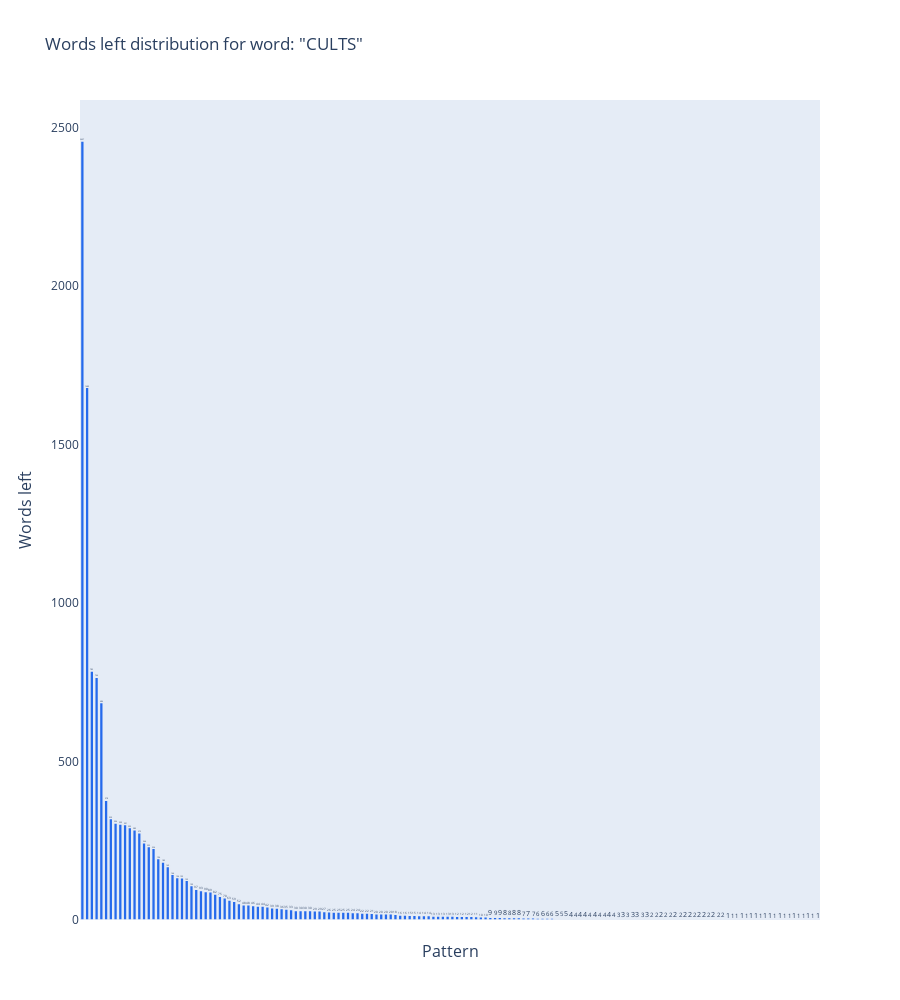

The code cell stored with this chart in its notebook:
### Code cell
word = "cults"
patterns = compute_patterns()
possible_words = get_word_list(all=True)

# array mapping the number of words left for each pattern related to a given word
words_left = []

for pattern in patterns:
    count, words = count_words_left_from_pattern(word, pattern, possible_words)
    if count > 0:
        words_left.append({
            'pattern': pattern_to_chart_label_string(pattern), 'value': count, 'words': words })

# building pandas like data frame sorted by value compatible with plotly express bar
df = pd.DataFrame(
    data=words_left,
    columns=['pattern', 'value', 'words']
).sort_values(
    by='value',
    ascending=False
)

# figure manipulation
fig = px.bar(
    data_frame=df,
    x='pattern',
    y='value',
    title=f'Words left distribution for word: "{word.upper()}"',
    height=1000,
    text='value',
    hover_data=['pattern', 'value'],
)

fig.update_xaxes(
    tickangle=45,
    tickfont=dict(size=10),
    title_text="Pattern",
    title_font={"size": 16},
    title_standoff=25,
    showticklabels=False
)

fig.update_yaxes(
    title_text="Words left",
    title_font={"size": 16},
    showgrid=False,
    zeroline=False
)

fig.update_layout(
    hovermode="x",
    hoverlabel=dict(
        bgcolor="white",
    ),
    autosize=True
)

fig.update_traces(
    marker_color='rgb(37,106,236)',
    marker_line_width=1.5,
)

fig.show()

### Figure 1 — Plotly figure (JSON) as saved in the notebook; plotly's stock layout.template omitted (floating-point values rounded to 4 significant figures; data arrays with more than 128 entries replaced by an {"elided": "..."} marker saying what was removed)
{"data": [{"alignmentgroup": "True", "hovertemplate": "pattern=%{x}<br>value=%{text}<extra></extra>", "legendgroup": "", "marker": {"color": "rgb(37,106,236)", "line": {"width": 1.5}, "pattern": {"shape": ""}}, "name": "", "offsetgroup": "", "orientation": "v", "showlegend": false, "text": {"elided": "156 int values"}, "textposition": "auto", "type": "bar", "x": {"elided": "156 str values"}, "xaxis": "x", "y": {"elided": "156 int values"}, "yaxis": "y"}], "layout": {"autosize": true, "barmode": "relative", "height": 1000, "hoverlabel": {"bgcolor": "white"}, "hovermode": "x", "legend": {"tracegroupgap": 0}, "title": {"text": "Words left distribution for word: \"CULTS\""}, "xaxis": {"anchor": "y", "domain": [0, 1], "showticklabels": false, "tickangle": 45, "tickfont": {"size": 10}, "title": {"font": {"size": 16}, "standoff": 25, "text": "Pattern"}}, "yaxis": {"anchor": "x", "domain": [0, 1], "showgrid": false, "title": {"font": {"size": 16}, "text": "Words left"}, "zeroline": false}}}
